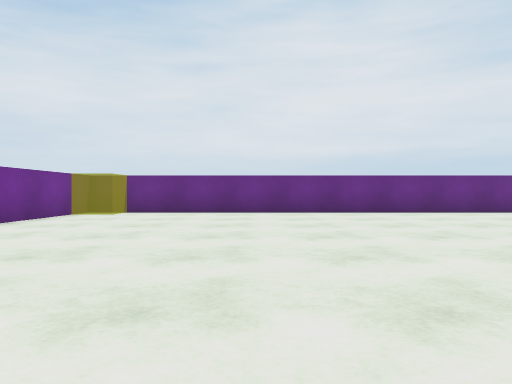
View 1 (above)

20 first-person views from a walk through a 3-D level made in the Unity game engine. The camera is 0.55 m above the floor, looks level and sees 70° across. The floor is counted in squares, 1 m on a side. Each view is taken from the middle of a square. On the plan, view 1 faces up. The plan holds only what a view shows up to about 9 squares ahead; the rest is blank. The player is left out.

View 2
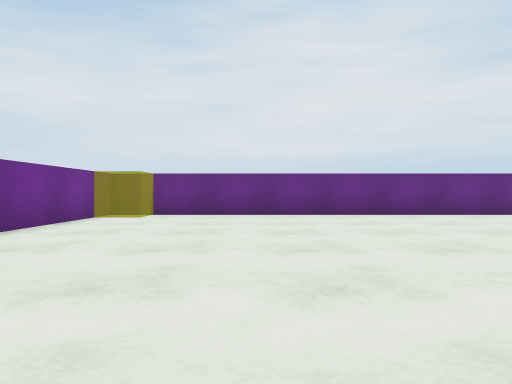

View 3
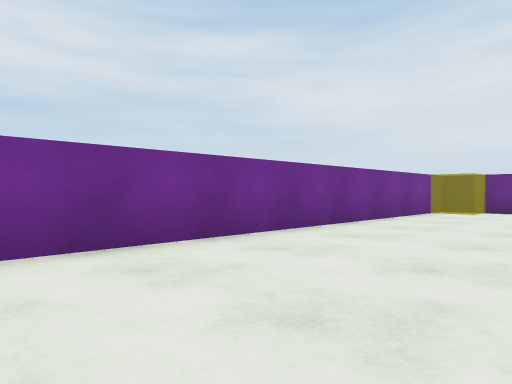

View 4
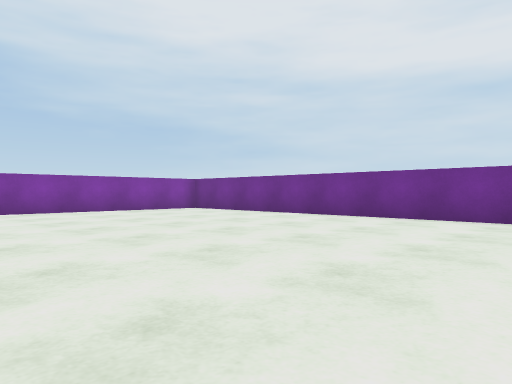

View 5
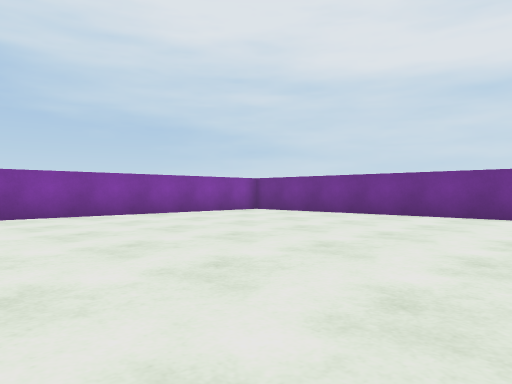

View 6
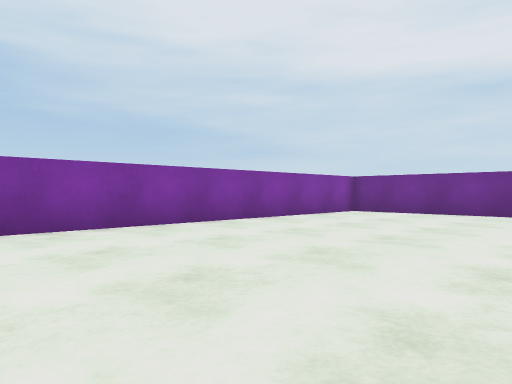

View 7
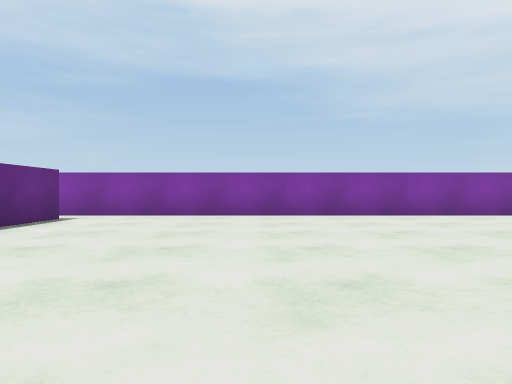

View 8
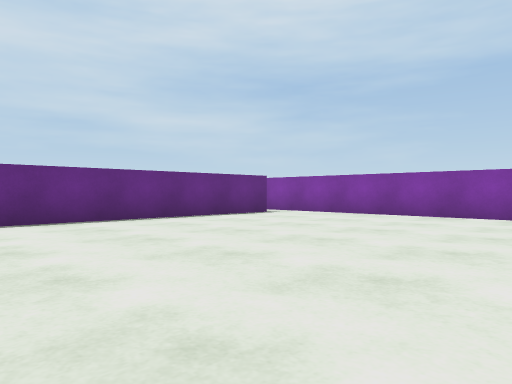

View 9
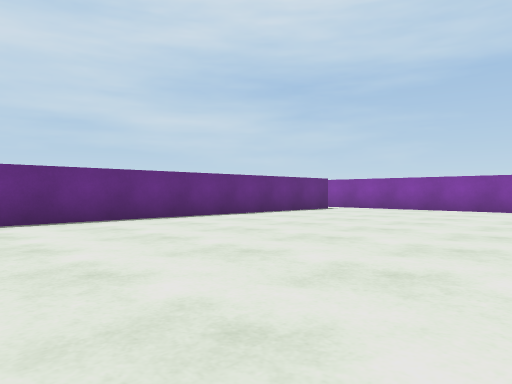

View 10
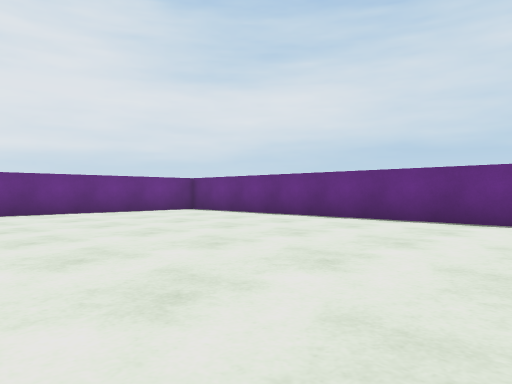

View 11
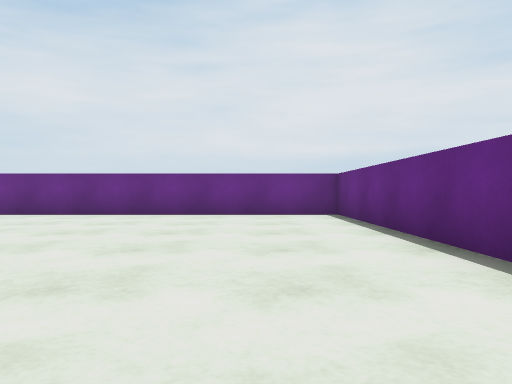

View 12
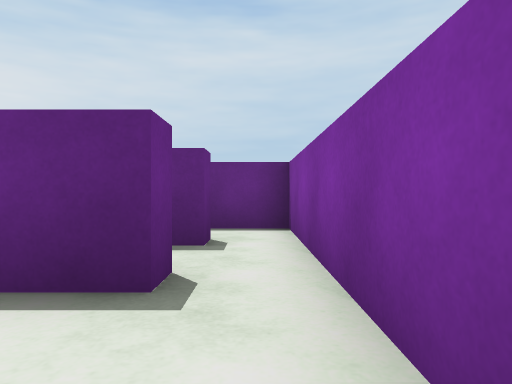

View 13
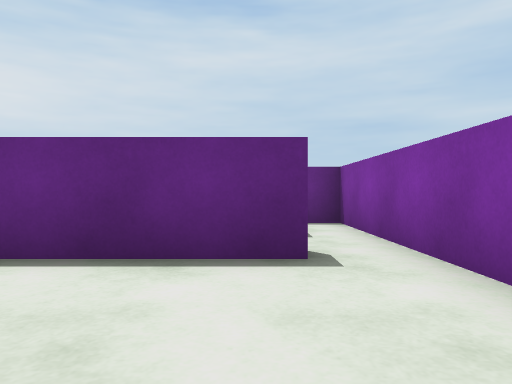

View 14
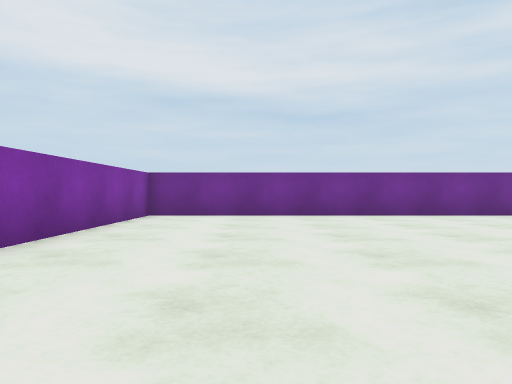

View 15
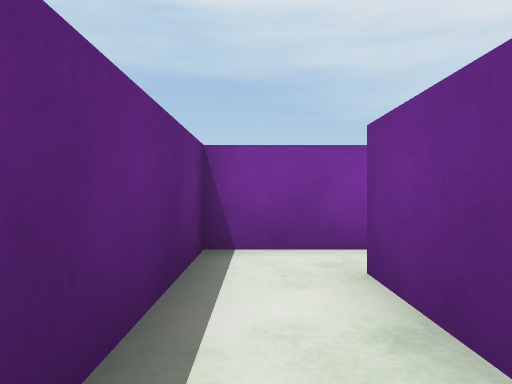

View 16
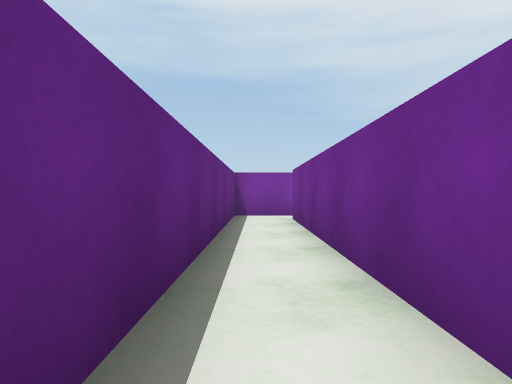

View 17
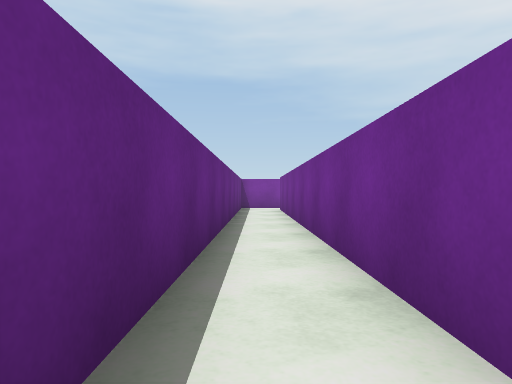

View 18
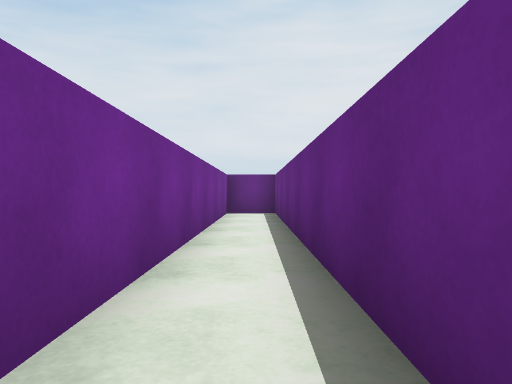

View 19
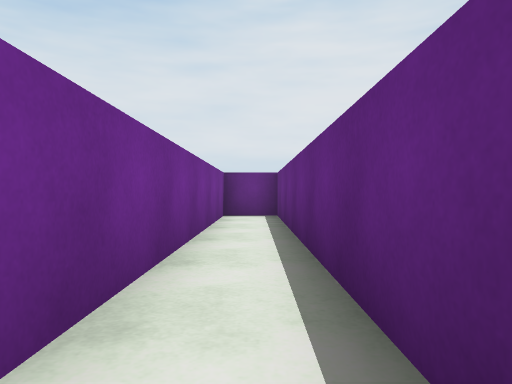

View 20
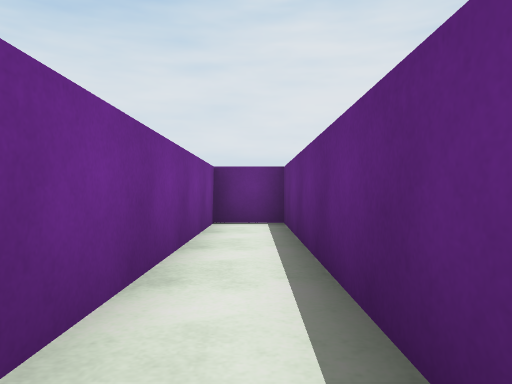

### Floor plan
Points are (right, up) in squares from view 1. A wall is a line through its corners. A room is listed if a view was taken in it or the views show most of it. See-through windows are left out.
Room 1 (views 1, 2, 3, 4, 5, 6, 7, 8, 9, 10, 11, 12, 13, 14)
walls: (11, -6.4) (11, 9.9) (-4.5, 9.9) (-4.5, -7.5) (10.5, -7.5)
ways out: opening at (11, -7)
Room 2 (views 15, 16, 17, 18, 19, 20)
walls: (12.5, -7.5) (14.5, -7.5) (14.5, 11.5) (13.3, 11.5) (13.3, -6.4) (12.8, -6.4)
ways out: opening at (13, -7)

Where each view was taken, in squares from view 1:
view 1: 0 up, 0 right, facing up
view 2: 1 up, 1 left, facing up
view 3: 1 down, 1 left, facing up-left
view 4: 3 up, 3 right, facing down-left
view 5: 1 up, 4 right, facing down-left
view 6: 2 down, 5 right, facing down-left
view 7: 1 up, 7 right, facing down
view 8: 1 up, 4 right, facing down-right
view 9: 4 up, 4 right, facing down-right
view 10: 0 up, 4 right, facing up-right
view 11: 1 up, 9 right, facing up
view 12: 7 down, 9 right, facing right
view 13: 6 down, 8 right, facing right
view 14: 5 down, 4 right, facing left
view 15: 4 down, 14 right, facing down
view 16: 1 up, 14 right, facing down
view 17: 5 up, 14 right, facing down
view 18: 2 up, 14 right, facing up
view 19: 3 up, 14 right, facing up
view 20: 5 up, 14 right, facing up
